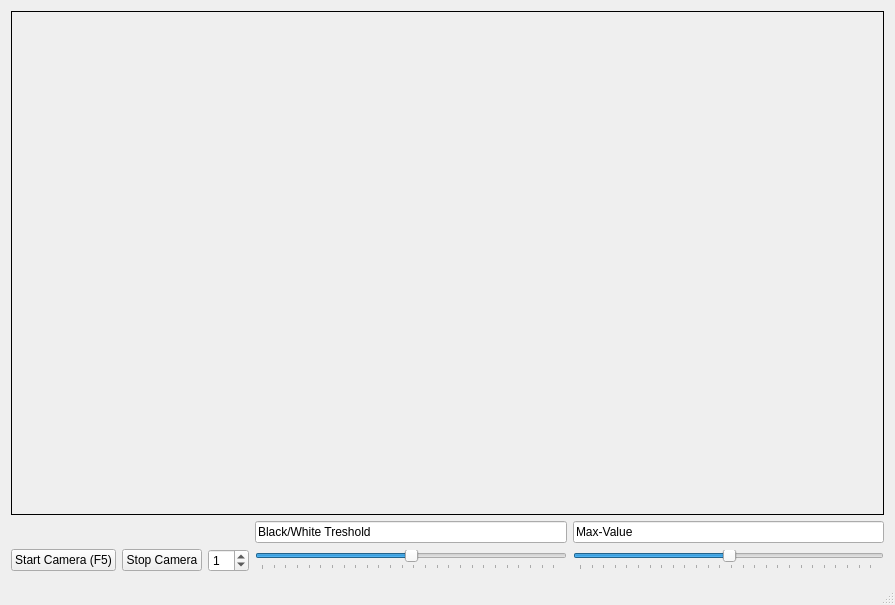
<?xml version="1.0" encoding="UTF-8"?>
<ui version="4.0">
 <class>MainWindow</class>
 <widget class="QMainWindow" name="MainWindow">
  <property name="geometry">
   <rect>
    <x>0</x>
    <y>0</y>
    <width>895</width>
    <height>605</height>
   </rect>
  </property>
  <property name="windowTitle">
   <string>Camera Calibration</string>
  </property>
  <widget class="QWidget" name="centralWidget">
   <layout class="QGridLayout" name="gridLayout">
    <item row="2" column="1">
     <widget class="QPushButton" name="stopCameraButton">
      <property name="text">
       <string>Stop Camera</string>
      </property>
     </widget>
    </item>
    <item row="2" column="0">
     <widget class="QPushButton" name="startCameraButton">
      <property name="text">
       <string>Start Camera (F5)</string>
      </property>
     </widget>
    </item>
    <item row="0" column="0" colspan="5">
     <widget class="QLabel" name="labelImage">
      <property name="sizePolicy">
       <sizepolicy hsizetype="MinimumExpanding" vsizetype="MinimumExpanding">
        <horstretch>0</horstretch>
        <verstretch>0</verstretch>
       </sizepolicy>
      </property>
      <property name="minimumSize">
       <size>
        <width>20</width>
        <height>20</height>
       </size>
      </property>
      <property name="autoFillBackground">
       <bool>false</bool>
      </property>
      <property name="frameShape">
       <enum>QFrame::Box</enum>
      </property>
      <property name="text">
       <string/>
      </property>
     </widget>
    </item>
    <item row="2" column="2">
     <widget class="QSpinBox" name="spinBoxCaptureID">
      <property name="minimum">
       <number>-1</number>
      </property>
      <property name="value">
       <number>1</number>
      </property>
     </widget>
    </item>
    <item row="1" column="4">
     <widget class="QLineEdit" name="lineEdit_2">
      <property name="text">
       <string>Max-Value</string>
      </property>
     </widget>
    </item>
    <item row="2" column="3">
     <widget class="QSlider" name="horizontalSliderThreshold">
      <property name="maximum">
       <number>255</number>
      </property>
      <property name="value">
       <number>128</number>
      </property>
      <property name="orientation">
       <enum>Qt::Horizontal</enum>
      </property>
      <property name="tickPosition">
       <enum>QSlider::TicksBelow</enum>
      </property>
     </widget>
    </item>
    <item row="2" column="4">
     <widget class="QSlider" name="horizontalSliderMaxvalue">
      <property name="maximum">
       <number>255</number>
      </property>
      <property name="value">
       <number>128</number>
      </property>
      <property name="orientation">
       <enum>Qt::Horizontal</enum>
      </property>
      <property name="tickPosition">
       <enum>QSlider::TicksBelow</enum>
      </property>
     </widget>
    </item>
    <item row="1" column="3">
     <widget class="QLineEdit" name="lineEdit">
      <property name="text">
       <string>Black/White Treshold</string>
      </property>
     </widget>
    </item>
   </layout>
  </widget>
  <widget class="QStatusBar" name="statusBar"/>
 </widget>
 <layoutdefault spacing="6" margin="11"/>
 <resources/>
 <connections/>
</ui>
